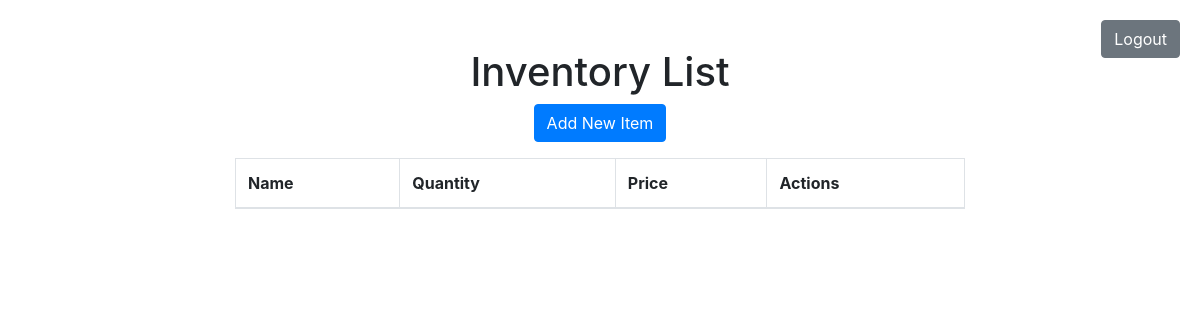
Before: /main/ (signed in) with the older database file.
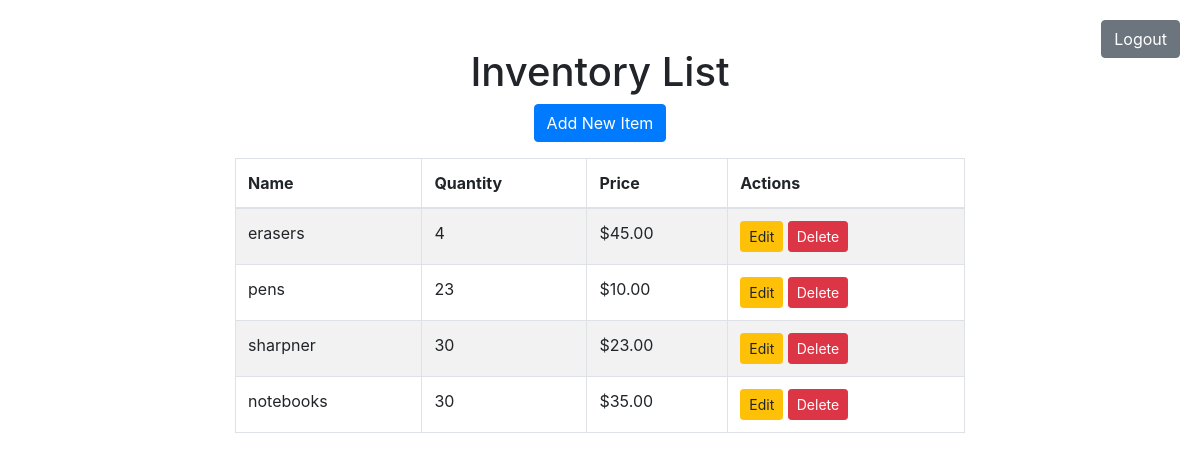
After: the same page with the newer database file.
### main/models.py (models this page shows, shortened)
class Inventory(models.Model):
    user=models.ForeignKey(User,on_delete=models.CASCADE)
    name = models.CharField(max_length=100)
    quantity  = models.PositiveIntegerField()
    price = models.DecimalField(max_digits=10, decimal_places=2)
    class Meta:
        verbose_name = "Inventory Item"

### main/views.py (the view)
# urls.py: path('', views.mainpage, name='mainpage'),
@login_required(login_url='/login/')
def mainpage(request):
    items = Inventory.objects.filter(user=request.user)
    context = {
        'items': items,
    }
    return render(request, 'main/mainpage.html', context)

### main/templates/main/mainpage.html (shortened to what this page needs)
<!DOCTYPE html>
<html lang="en">
<head>
    <link href="https://cdn.jsdelivr.net/npm/bootstrap@4.4.1/dist/css/bootstrap.min.css" rel="stylesheet">
</head>
<body>
    <div class="container mt-5">
        <form method="post" action="{% url 'logout' %}" class="logout-btn">
            <button type="submit" class="btn btn-secondary">Logout</button>
        </form>
        <h1 class="text-center">Inventory List</h1>
        <div class="row justify-content-center">
            <div class="col-md-8">
                <div class="text-center mb-3">
                    <a href="{% url 'add' %}" class="btn btn-primary">Add New Item</a>
                </div>
                <table class="table table-bordered table-striped">
                    <thead>
                        <tr>
                            <th>Name</th>
                            <th>Quantity</th>
                            <th>Price</th>
                            <th>Actions</th>
                        </tr>
                    </thead>
                    <tbody>
                        {% for item in items %}
                            <tr>
                                <td>{{ item.name }}</td>
                                <td>{{ item.quantity }}</td>
                                <td>${{ item.price }}</td>
                                <td>
                                    <a href="{% url 'update' item.id %}" class="btn btn-warning btn-sm">Edit</a>
                                    <form action="{% url 'delete' item.id %}" method="post" style="display:inline;">
                                        <button type="submit" class="btn btn-danger btn-sm">Delete</button>
                                    </form>
                                </td>
                            </tr>
                        {% endfor %}
                    </tbody>
                </table>
            </div>
        </div>
    </div>
</body>
</html>

Changed rows visible on the page:
added Inventory: name "erasers", quantity "4", price "45.00"
added Inventory: name "pens", quantity "23", price "10.00"
added Inventory: name "sharpner", quantity "30", price "23.00"
added Inventory: name "notebooks", quantity "30", price "35.00"
